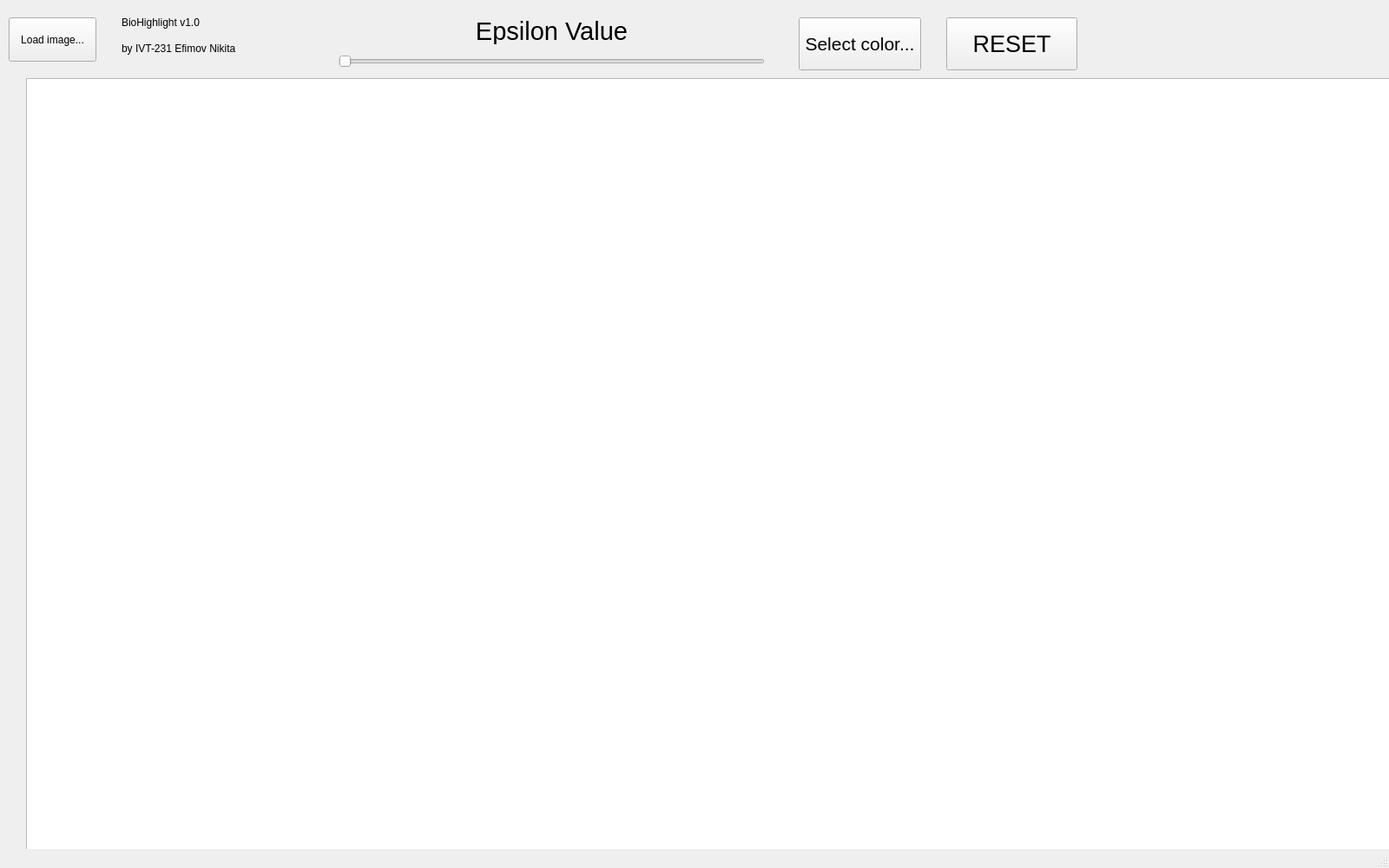
<?xml version="1.0" encoding="UTF-8"?>
<ui version="4.0">
 <class>MainWindow</class>
 <widget class="QMainWindow" name="MainWindow">
  <property name="geometry">
   <rect>
    <x>0</x>
    <y>0</y>
    <width>1600</width>
    <height>1000</height>
   </rect>
  </property>
  <property name="sizePolicy">
   <sizepolicy hsizetype="Fixed" vsizetype="Fixed">
    <horstretch>0</horstretch>
    <verstretch>0</verstretch>
   </sizepolicy>
  </property>
  <property name="minimumSize">
   <size>
    <width>1600</width>
    <height>900</height>
   </size>
  </property>
  <property name="maximumSize">
   <size>
    <width>1920</width>
    <height>1080</height>
   </size>
  </property>
  <property name="windowTitle">
   <string>BioHighlight</string>
  </property>
  <widget class="QWidget" name="centralwidget">
   <property name="sizePolicy">
    <sizepolicy hsizetype="Fixed" vsizetype="Fixed">
     <horstretch>0</horstretch>
     <verstretch>0</verstretch>
    </sizepolicy>
   </property>
   <property name="minimumSize">
    <size>
     <width>1600</width>
     <height>900</height>
    </size>
   </property>
   <property name="maximumSize">
    <size>
     <width>1920</width>
     <height>1080</height>
    </size>
   </property>
   <widget class="QGraphicsView" name="graphicsView">
    <property name="geometry">
     <rect>
      <x>30</x>
      <y>90</y>
      <width>1861</width>
      <height>911</height>
     </rect>
    </property>
   </widget>
   <widget class="QPushButton" name="openImageButton">
    <property name="geometry">
     <rect>
      <x>10</x>
      <y>20</y>
      <width>101</width>
      <height>51</height>
     </rect>
    </property>
    <property name="text">
     <string>Load image...</string>
    </property>
   </widget>
   <widget class="QSlider" name="slider">
    <property name="geometry">
     <rect>
      <x>390</x>
      <y>60</y>
      <width>491</width>
      <height>22</height>
     </rect>
    </property>
    <property name="maximum">
     <number>255</number>
    </property>
    <property name="orientation">
     <enum>Qt::Orientation::Horizontal</enum>
    </property>
   </widget>
   <widget class="QLabel" name="epsilonLabel">
    <property name="geometry">
     <rect>
      <x>540</x>
      <y>20</y>
      <width>191</width>
      <height>31</height>
     </rect>
    </property>
    <property name="font">
     <font>
      <pointsize>22</pointsize>
     </font>
    </property>
    <property name="text">
     <string>Epsilon Value</string>
    </property>
    <property name="alignment">
     <set>Qt::AlignmentFlag::AlignCenter</set>
    </property>
   </widget>
   <widget class="QPushButton" name="resetButton">
    <property name="geometry">
     <rect>
      <x>1090</x>
      <y>20</y>
      <width>151</width>
      <height>61</height>
     </rect>
    </property>
    <property name="font">
     <font>
      <pointsize>20</pointsize>
     </font>
    </property>
    <property name="text">
     <string>RESET</string>
    </property>
   </widget>
   <widget class="QPushButton" name="colorButton">
    <property name="geometry">
     <rect>
      <x>920</x>
      <y>20</y>
      <width>141</width>
      <height>61</height>
     </rect>
    </property>
    <property name="font">
     <font>
      <pointsize>16</pointsize>
     </font>
    </property>
    <property name="text">
     <string>Select color...</string>
    </property>
   </widget>
   <widget class="QLabel" name="label_author">
    <property name="geometry">
     <rect>
      <x>140</x>
      <y>10</y>
      <width>101</width>
      <height>31</height>
     </rect>
    </property>
    <property name="autoFillBackground">
     <bool>true</bool>
    </property>
    <property name="text">
     <string>BioHighlight v1.0</string>
    </property>
    <property name="textFormat">
     <enum>Qt::TextFormat::PlainText</enum>
    </property>
   </widget>
   <widget class="QLabel" name="label_version">
    <property name="geometry">
     <rect>
      <x>140</x>
      <y>40</y>
      <width>151</width>
      <height>31</height>
     </rect>
    </property>
    <property name="autoFillBackground">
     <bool>true</bool>
    </property>
    <property name="text">
     <string>by IVT-231 Efimov Nikita</string>
    </property>
    <property name="textFormat">
     <enum>Qt::TextFormat::PlainText</enum>
    </property>
   </widget>
  </widget>
  <widget class="QMenuBar" name="menubar">
   <property name="geometry">
    <rect>
     <x>0</x>
     <y>0</y>
     <width>1600</width>
     <height>22</height>
    </rect>
   </property>
  </widget>
  <widget class="QStatusBar" name="statusbar"/>
 </widget>
 <resources/>
 <connections/>
</ui>
